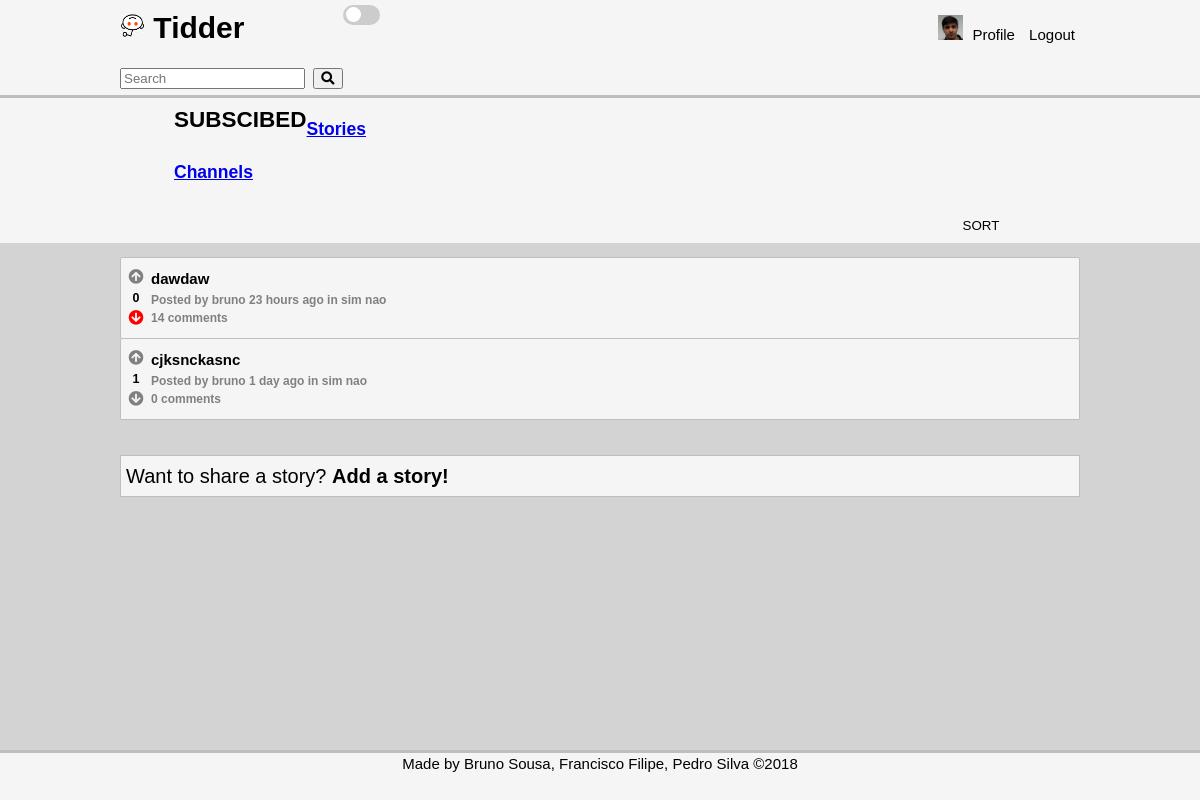
/pages/stories.php?subscribed=true (signed in), run on an earlier commit of the app's database.
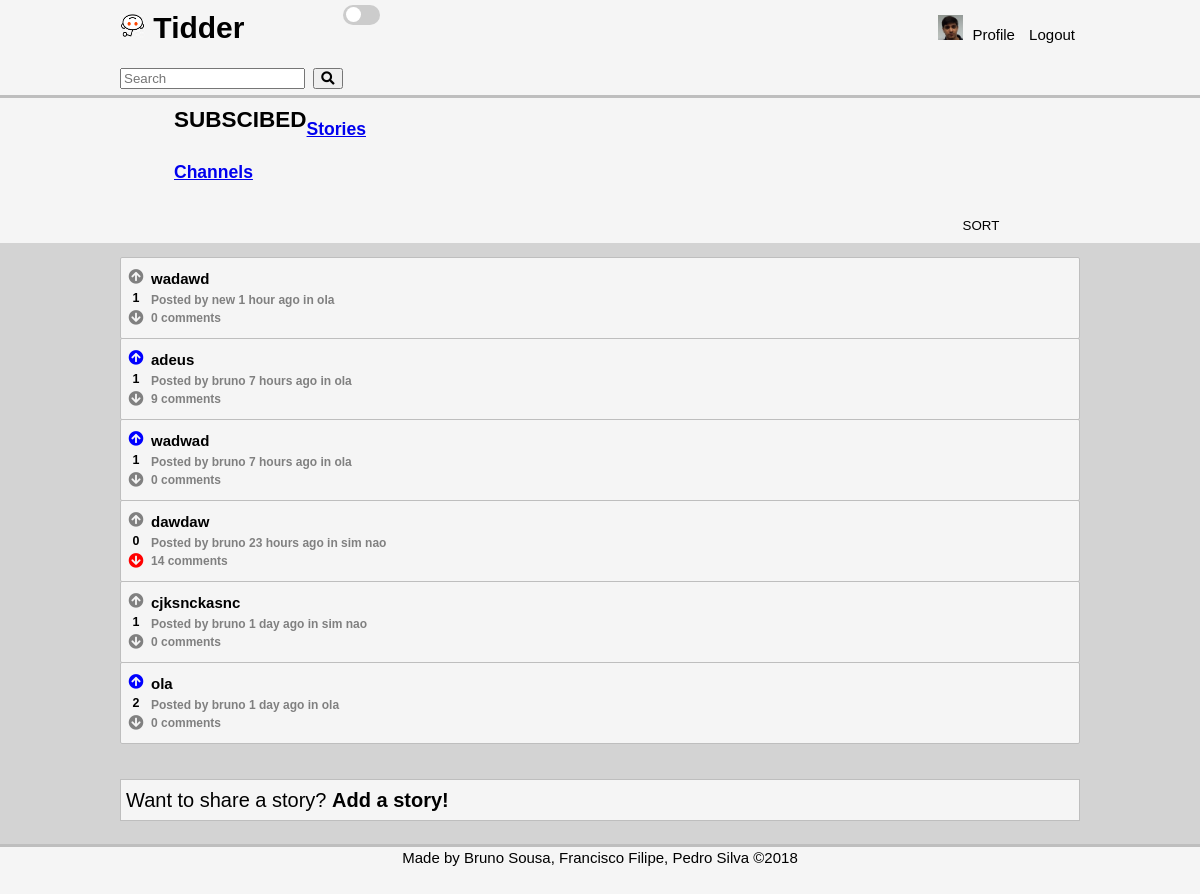
And on a later commit of the database.
### tables this page shows
CREATE TABLE subscription(
	user_id INTEGER REFERENCES user,
	channel_id INTEGER REFERENCES channel,
	PRIMARY KEY(user_id, channel_id)
);

CREATE TABLE opinion (
    opinion_id INTEGER NOT NULL PRIMARY KEY AUTOINCREMENT,
	parent_id INTEGER REFERENCES opinion(opinion_id),
    opinion_title VARCHAR,
    opinion_text VARCHAR NOT NULL,
	channel_id INTEGER REFERENCES channel,
	posted DATETIME NOT NULL,
    user_id INTEGER NOT NULL REFERENCES user
);

### pages/stories.php (called while the page is built, shortened)
<?php
	include_once('../includes/date.php');
	include_once('../database/db_story.php');
	include_once('../database/db_user.php');
	include_once('../database/db_vote.php');
	include_once('../templates/tpl_common.php');
	include_once('../templates/tpl_stories.php');
	if(isset($_GET['subscribed']) && $_GET['subscribed'] == 'true'){
		$stories = array_reverse(getAllSubscribedStories($_SESSION['user_id']));
	}
	$now = time();
	for($i = 0; $i < count($stories); $i++){
		$stories[$i]['username'] = getUserName($stories[$i]['user_id']);
		$stories[$i]['score'] = getScore($stories[$i]['opinion_id']);
		$stories[$i]['comments']= getNumberComments($stories[$i]['opinion_id']);
		$stories[$i]['channel_name']= getChannelName($stories[$i]['channel_id']);
		if(isset($_SESSION['user_id']))
			$stories[$i]['vote'] = getVote($stories[$i]['opinion_id'], $_SESSION['user_id']);
	}
	if(isset($_GET['subscribed']) && $_GET['subscribed'] == 'true'){
		$page = 'stories.php?subscribed=true';
	}
	else if(isset($_GET['channel'])){
		$page = 'stories.php?channel='.$_GET['channel'];
	}
	else $page = 'stories.php';
	draw_header(true);
	draw_stories($stories,true);
	draw_footer();
?>

### database/db_user.php (called while the page is built, shortened)
<?php
	function getUserName($user_id){
		$db = Database::instance()->db();
		$stmt = $db->prepare('SELECT username FROM user WHERE user_id = ?');
		$stmt->execute(array($user_id));
		return $stmt->fetch()['username'];
	}
	function getPicture($user_id, &$path, &$alt){
		$path = "../pictures/".$user_id.".jpeg";
		$alt = $user_id." Profile Pic";
		if(!file_exists($path))
			$path = "../pictures/".$user_id.".jpg";
		if(!file_exists($path))
			$path = "../pictures/".$user_id.".png";
	}
?>

### database/db_story.php (called while the page is built, shortened)
<?php
	function getAllSubscribedStories($user_id){
		$db = Database::instance()->db();
		$stmt = $db->prepare('SELECT * FROM subscription JOIN opinion ON subscription.channel_id = opinion.channel_id WHERE parent_id IS NULL AND subscription.user_id = ?');
		$stmt->execute(array($user_id));
		return $stmt->fetchAll();
	}
?>

### includes/date.php (called while the page is built, shortened)
<?php
	function deltaTime($now, $date){
		$time = strtotime($date);
		$delta = $now - $time;
		if(!floor($delta/86400)){
			$time_word = (floor($delta/3600) == 1 ? ' hour ' : ' hours ');
			return floor($delta/3600).$time_word.'ago';
		}
		if(!floor($delta/2592000)){
			$time_word = (floor($delta/86400) == 1 ? ' day ' : ' days ');
			return floor($delta/86400).$time_word.'ago';
		}
		$time_word = (floor($delta/31104000) == 1 ? ' year ' : ' years ');
		return floor($delta/31104000).$time_word.'ago';
	}
?>

### database/db_vote.php (called while the page is built, shortened)
<?php
	function getVote($opinion_id, $user_id){
		$db = Database::instance()->db();
		$stmt = $db->prepare('SELECT value FROM vote WHERE opinion_id = ? AND user_id = ?');
		$stmt->execute(array($opinion_id, $user_id));
		$value = $stmt->fetch();
		if($value)
			return $value['value'];
		return 0;
	}
?>

### templates/tpl_stories.php (the view, shortened to what this page needs)
<?php
	function draw_stories($stories, $not_profile){
		global $channel;?>
	<section id="stories">
	<header>
	<div class = "container">
		<?php if(isset($_GET['subscribed']) && $_GET['subscribed'] == 'true') { ?>
			<h2>Subscibed</h2>
			<h3><a href="stories.php">Stories</a></h3>
			<h3><a href="channels.php">Channels</a></h3>
		<?php } else if($channel) { ?>
			<h2><?='/c/'.$channel?></h2>
			<?php if(isset($_SESSION['user_id'])) {
					global $channel_id;
					global $subscribed;
					if($subscribed) { ?>
						<div class="unsubscribe" role="button" data-id="<?=$channel_id?>"><i class="fas fa-bell-slash"></i></div>
					<?php } else { ?>
						<div class="subscribe" role="button" data-id="<?=$channel_id?>"><i class="fas fa-bell"></i></div>
					<?php }
				} ?>
			<h3><a href="stories.php?subscribed=true">Subscibed</a></h3>
			<h3><a href="stories.php">Stories</a></h3>
			<h3><a href="channels.php">Channels</a></h3>
		<?php } else {?>
			<h2>Stories</h2>
			<h3><a href="stories.php?subscribed=true">Subscibed</a></h3>
			<h3><a href="channels.php">Channels</a></h3>
		<?php } ?>
			<?php if ($not_profile) { ?>
			<form method="post" action="../actions/action_sort_stories.php">
				<select name="sort" onchange="this.form.submit();">
					<option value="-1" hidden selected>SORT</option>
				</select>
			</form >
			<?php } ?>
		</div>
		</header>
		<div class = "container">
			<ol>
			<?php
				foreach($stories as $story)
					draw_story($story);
			?>
			</ol>
		</div>
		<?php if($not_profile){
			if(!isset($_SESSION['user_id'])) { ?>
				<p>Want to add a channel? <a href='../pages/login.php?redirect=<?=urlencode($page)?>'>Login</a> or <a href='../pages/signup.php?redirect=<?=urlencode($page)?>'>Signup</a></p>
		<?php } else if($channel){?>
			<footer>
				<p>Want to share a story? <a href="add_story.php?channel=<?=urlencode($channel)?>">Add a story!</a></p>
			</footer>
		<?php } else {?>
			<footer>
				<p>Want to share a story? <a href="add_story.php">Add a story!</a></p>
			</footer>
			<?php } ?>
		<?php } ?>
			</section>
<?php }
		function draw_story($story) {
		global $now;
		?>
		<li>
				<article class="story" data-id="<?=$story['opinion_id']?>">
					<div class = "votes-container">
							<div class = "votes">
								<div class="upvote" role="button" data-value="<?=$story['vote']?>"><i class="fas fa-arrow-circle-up"></i></div>
								<h5><?=$story['score']?></h5>
								<div class="downvote" role="button" data-value="<?=$story['vote']?>"><i class="fas fa-arrow-circle-down"></i></div>
							</div>
					</div>
					<div class = "storyinfo">
						<h3><a href="story.php?story_id=<?=$story['opinion_id']?>"><?=htmlentities($story['opinion_title'])?></a></h3>
						<h4>Posted by <a href="<?='profile.php?username='.urlencode($story['username'])?>"><?=$story['username']?></a>
							<?=deltaTime($now, $story['posted'])?>
							in <a href="<?='stories.php?channel='.urlencode($story['channel_name'])?>"><?=$story['channel_name']?></a></h4>
						<?php if($story['comments'] == 1){ ?>
							<h4><?=$story['comments']?> comment</h4>
						<?php } else { ?>
							<h4><?=$story['comments']?> comments</h4>
						<?php } ?>
					</div>
		   </article>
		</li>
    <?php } ?>

### templates/tpl_common.php (shortened to what this page needs)
<?php
include_once('../database/db_user.php');
function draw_header($isnt_login_signup) {
	global $page;
?>
<!DOCTYPE html>
<html lang="en-US">
<head>
	<link rel="stylesheet" href="https://use.fontawesome.com/releases/v5.5.0/css/all.css">
	<link rel="stylesheet" type="text/css" href="../css/style.css">
</head>
<body class = "light">
	<div class = "wrapper">
	<header>
		<div class = "container">
			<h1>
				<a href="../index.php">
					<img src="../pictures/default.jpg" alt="icon" width = "25" height = "25"> Tidder
				</a>
				<form method="get" action="../actions/action_search.php">
					<input type="text" name="search" placeholder="Search" required>
					<input type="submit" class="fa fa-input" value="&#xf002">
				</form>
			</h1>
			<label class = "switch">
				<span class = "slider round"></span>
			</label>
			<?php if(!isset($_SESSION['user_id'])) {
					if($isnt_login_signup) { ?>
					<nav>
						<ul>
							<li><a href='../pages/login.php?redirect=<?=urlencode($page)?>'>Login</a></li>
							<li><a href='../pages/signup.php?redirect=<?=urlencode($page)?>'>Signup</a></li>
						</ul>
					</nav>
			<?php }
			} else {
					$username = getUserName($_SESSION['user_id']);
					$profile_link = "../pages/profile.php?username=".urlencode($username); ?>
					<nav>
							<li><img src=<?=$path?> alt=<?=$alt?> width="25" height="25">
							<li><a href=<?=$profile_link?>>Profile</a></li>
							<li><a href='../actions/action_logout.php?redirect=<?=urlencode($page)?>'>Logout</a></li>
					</nav>
			<?php } ?>
		</div>
	</header>
<?php
}
function draw_footer() {?>
		</div>
		<footer>
			Made by <a href="https://github.com/Rekicho">Bruno Sousa</a>,
			<a href="https://github.com/CiscoFrisco">Francisco Filipe</a>,
			<a href="https://github.com/PedroMiguelSilva">Pedro Silva</a> &copy;2018
		</footer>
	</body>
</html>
<?php } ?>

### css/style.css (style rules this page uses)
:root { --main-bg-color: #eee; --section-login-bg-color: white; --section-login-border-color: #ddd; --section-login-footer-bg-color: #eef; --button-bg-color: #bbf; --button-hover-bg-color: #aaf; --grey-shade-0: #f9f9f9; --grey-shade-1: #f5f5f5; --grey-shade-1-5: #efefef; --grey-shade-2: #d3d3d3; --grey-shade-3: #bebebe; --grey-shade-4: #a9a9a9; --grey-shade-5: #808080; --grey-shade-6: #505050; }
html, body { height: 100%; margin: 0; }
.wrapper { min-height: 100%; margin-bottom: -50px; }
.wrapper:after { content: ""; display: block; height: 50px; }
body.light { --main-bg: var(--grey-shade-2); --writing-bg: var(--grey-shade-1); --hover-bg: var(--grey-shade-2); --border-color: var(--grey-shade-3); --main-font-color: black; }
body { background-color: var(--main-bg); font: 15px/1.5 Arial, Helvetica, sans-serif; padding: 0; position: relative; }
h2, h3, h5,p { color: var(--main-font-color); }
.container { width: 80%; margin: 0px auto; overflow: hidden; min-height: 100%; position: relative; }
body > .wrapper > header { background-color: var(--writing-bg); color: var(--main-font-color); padding-top: 5px; min-height: 50px; border-bottom: var(--border-color) 3px solid; }
body > .wrapper > header a { color: var(--main-font-color); text-decoration: none; }
body > .wrapper > header nav a { padding: 5px; }
body > .wrapper > header nav li { padding: 0px; }
body > .wrapper > header li { display: inline; padding: 0 20px; }
body > .wrapper > header h1 { float: left; margin: 0; }
body > .wrapper > header nav { float: right; margin-top: 10px; padding-left: 10px; }
body > .wrapper > #stories > header { padding-left: 5%; background-color: var(--writing-bg); }
body > .wrapper > #stories > header > .container > h2 { margin: 0; padding-top: 5px; color: var(--main-font-color); float: left; text-transform: uppercase; }
body > .wrapper > #stories > header > .container > form { float: right; padding-right: 5%; padding-top: 5px; }
body > .wrapper > #stories > header > .container > form option { background-color: var(--hover-bg); }
body > .wrapper > #stories > header > .container > form select { border: none; background-color: inherit; color: var(--main-font-color); -webkit-appearance: none; -moz-appearance: none; text-indent: 1px; text-overflow: ''; padding: 10px; text-align-last: center; }
body > footer { background-color: var(--writing-bg); border-top: var(--border-color) 3px solid; height:50px; text-align: center; color: var(--main-font-color); width: 100%; }
body > footer a { color: var(--main-font-color); text-decoration: none; }
ol { list-style-type: none; padding: 0; }
article.story { background-color: var(--writing-bg); position: relative; min-height: 80px; border-radius: 2px; border: var(--border-color) 1px solid; margin-top: -1px; }
.votes-container { position: absolute; float: left; width: 30px; display: flex; align-items: center; justify-content: center; flex-direction: column; margin-top: 5px; }
.votes-container h5 { padding: 0; margin: 0; text-align: center; }
article.story .storyinfo { padding: 10px; padding-left: 30px; overflow: hidden; }
article.story .storyinfo h3 { margin: 0; margin-right: 5px; font-size: 15px; }
article.story .storyinfo h3 a { color: var(--main-font-color); text-decoration: none; }
article.story .storyinfo h4 { color: var(--grey-shade-5); font-size: 12px; margin: 0; }
article.story .storyinfo h4 a { color: var(--grey-shade-5); text-decoration: none; font-size: 12px; }
#stories footer p { background-color: var(--writing-bg); margin-left: 10%; margin-right: 10%; font-size: 20px; border: 1px var(--border-color) solid; padding: 5px; }
#stories footer p a { text-decoration: none; color: var(--main-font-color); font-weight: bold; }
.fa-arrow-circle-down, .fa-arrow-circle-up { color: var(--grey-shade-5); }
.downvote[data-value="-1"] .fa-arrow-circle-down { color: red; }
.upvote[data-value="1"] .fa-arrow-circle-up { color: blue; }
.upvote { margin:0; padding:0; margin-top: 3px; }
.downvote { margin:0; padding:0; margin-bottom: 3px; }
.switch { position: relative; display: inline-block; width: 37px; height: 20px; }
.slider { position: absolute; cursor: pointer; top: 0; left: 0; right: 0; bottom: 0; background-color: #ccc; -webkit-transition: .4s; transition: .4s; }
.slider:before { position: absolute; content: ""; height: 15px; width: 15px; left: 3px; bottom: 3px; background-color: white; -webkit-transition: .4s; transition: .4s; }
.slider.round { border-radius: 34px; }
.slider.round:before { border-radius: 50%; }

What changed in the data, as far as the page shows it:
added subscription: score "1", opinion.opinion_title "wadawd", username "new", opinion.posted "1 hour ago", channel_name "ola", comments "0", opinion.opinion_title "adeus", username "bruno", opinion.posted "7 hours ago", comments "9", opinion.opinion_title "wadwad", score "2", opinion.opinion_title "ola", opinion.posted "1 day ago"
